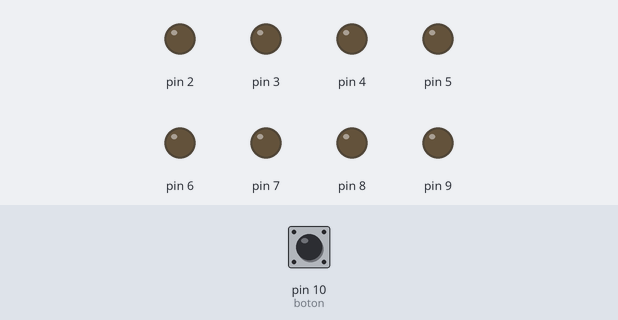
This sketch was run on a simulated Arduino Uno, built with avr-gcc and run on an emulated ATmega328P. On the bench: output pins drawn as LEDs (lit = HIGH). Inputs (shaded band) come from the test bench; at power-on: pin 10 (boton) HIGH.

Above: at 2.4 s.
2.5 s: pin 10 (boton) pulled LOW for 1 s
At 3.25 s:
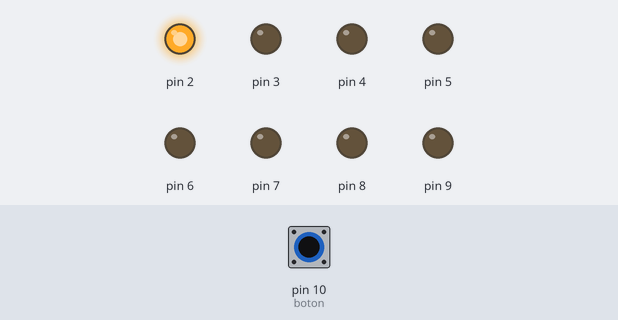
At 3.65 s:
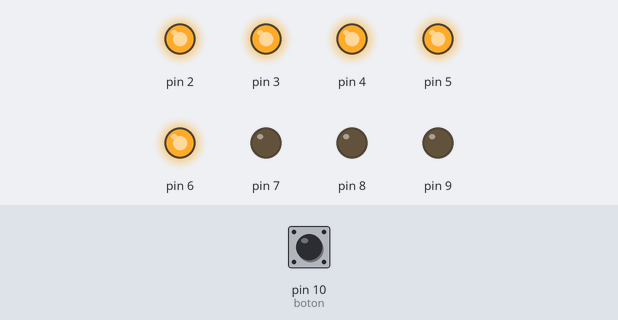
6.0 s: pin 10 (boton) pulled LOW for 3.2 s
At 7.6 s:
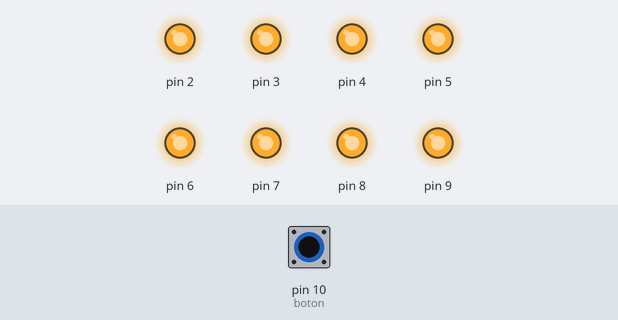
Timing chart, 0 to 11.8 s (numbered marks = the images above; inputs shaded):
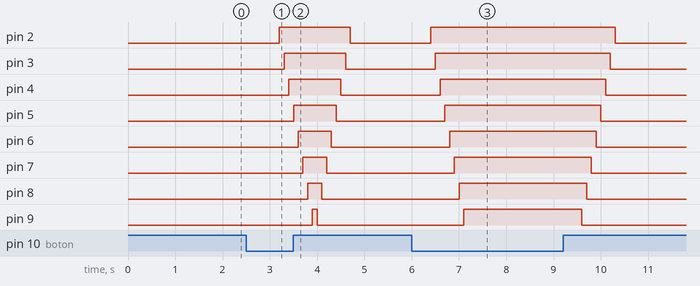

Measured:
- after the input at 2.5 s, pin 2: LOW → HIGH after 0.70 s, → LOW 1.5 s later; pin 3: LOW → HIGH after 0.80 s, → LOW 1.3 s later; pin 4: LOW → HIGH after 0.90 s, → LOW 1.1 s later; pin 5: LOW → HIGH after 1.0 s, → LOW 0.90 s later; pin 6: LOW → HIGH after 1.1 s, → LOW 0.70 s later
- after the input at 6.0 s, pin 2: LOW → HIGH after 0.40 s, → LOW 3.9 s later; pin 3: LOW → HIGH after 0.50 s, → LOW 3.7 s later; pin 4: LOW → HIGH after 0.60 s, → LOW 3.5 s later; pin 5: LOW → HIGH after 0.70 s, → LOW 3.3 s later; pin 6: LOW → HIGH after 0.80 s, → LOW 3.1 s later

The sketch:

reto2.ino
```cpp
int led = 2;
const int boton = 10;
int botonstate = 0;

void setup() {
  for (int pin = 2; pin < 10; pin++) {
    pinMode(pin, OUTPUT);
  }
  pinMode(boton, INPUT_PULLUP);
}
void loop() {
  botonstate = digitalRead(boton);

  if (botonstate == LOW) {

      for (led = 2; led < 10; led++) {
        digitalWrite(led, HIGH);
        delay(100);
      }
    }
    else {
      for (led = 9; led > 1; led--) {
        digitalWrite(led, LOW);
        delay(100);
      }

  }
}
```
